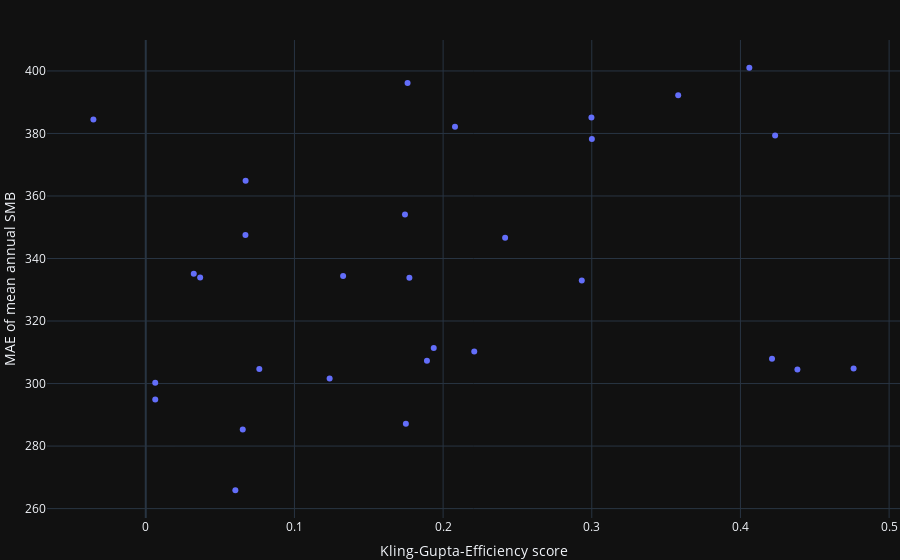

The notebook cell saved with this chart:
### Markdown cell above
Depending on your sample size and filter criteria, there might still be a large number of possible parameter sets. To identify the best sample, you can either apply further criteria (e.g. seasonal $\text{KGE}$ scores) or use visual methods.

### Code cell
import plotly.graph_objects as go
custom_text = [f'Index: {index}<br>KGE_Runoff: {KGE_Runoff}<br>MAE_SMB: {MAE_SMB}' for (index, KGE_Runoff, MAE_SMB) in
               zip(step4_samples.index, step4_samples['KGE_Runoff'], step4_samples['MAE_SMB'])]

# Create a 2D scatter plot with custom text
fig = go.Figure(data=go.Scatter(
    x=step4_samples['KGE_Runoff'],
    y=step4_samples['MAE_SMB'],
    mode='markers',
    text=custom_text, # Assign custom text to each step4_samples point
    hoverinfo='text',  # Show custom text when hovering
))

# Update layout
fig.update_layout(
    xaxis_title='Kling-Gupta-Efficiency score',
    yaxis_title='MAE of mean annual SMB',
    #title='2D Scatter Plot of like1 and like2 with parPCORR Color Ramp',
    margin=dict(l=0, r=0, b=0, t=40)  # Adjust margins for better visualization
)

# Show the plot
fig.show()

### Figure 1 — Plotly figure (JSON) as saved in the notebook; plotly's stock layout.template omitted (floating-point values rounded to 4 significant figures)
{"data": [{"hoverinfo": "text", "mode": "markers", "text": ["Index: 0<br>KGE_Runoff: 0.067147925<br>MAE_SMB: 364.85648", "Index: 1<br>KGE_Runoff: 0.06523656<br>MAE_SMB: 285.27676", "Index: 2<br>KGE_Runoff: 0.20799074<br>MAE_SMB: 382.161", "Index: 3<br>KGE_Runoff: 0.06705379<br>MAE_SMB: 347.49655", "Index: 4<br>KGE_Runoff: 0.40597734<br>MAE_SMB: 401.05444", "Index: 5<br>KGE_Runoff: 0.0063700713<br>MAE_SMB: 300.22382", "Index: 6<br>KGE_Runoff: 0.47610933<br>MAE_SMB: 304.7814", "Index: 7<br>KGE_Runoff: 0.12366654<br>MAE_SMB: 301.594", "Index: 8<br>KGE_Runoff: 0.4233316<br>MAE_SMB: 379.33945", "Index: 9<br>KGE_Runoff: 0.42124406<br>MAE_SMB: 307.92252", "Index: 10<br>KGE_Runoff: 0.2997681<br>MAE_SMB: 385.11087", "Index: 11<br>KGE_Runoff: 0.060250323<br>MAE_SMB: 265.83734", "Index: 12<br>KGE_Runoff: 0.24170497<br>MAE_SMB: 346.65445", "Index: 13<br>KGE_Runoff: -0.035228923<br>MAE_SMB: 384.50473", "Index: 14<br>KGE_Runoff: 0.03659054<br>MAE_SMB: 333.9158", "Index: 15<br>KGE_Runoff: 0.07637117<br>MAE_SMB: 304.64307", "Index: 16<br>KGE_Runoff: 0.1936986<br>MAE_SMB: 311.3485", "Index: 17<br>KGE_Runoff: 0.03228229<br>MAE_SMB: 335.13672", "Index: 18<br>KGE_Runoff: 0.2932821<br>MAE_SMB: 332.99377", "Index: 19<br>KGE_Runoff: 0.1760943<br>MAE_SMB: 396.1333", "Index: 20<br>KGE_Runoff: 0.13274859<br>MAE_SMB: 334.38397", "Index: 21<br>KGE_Runoff: 0.17434798<br>MAE_SMB: 354.06592", "Index: 22<br>KGE_Runoff: 0.30005878<br>MAE_SMB: 378.2011", "Index: 23<br>KGE_Runoff: 0.22095202<br>MAE_SMB: 310.27", "Index: 24<br>KGE_Runoff: 0.3581222<br>MAE_SMB: 392.21365", "Index: 25<br>KGE_Runoff: 0.18913108<br>MAE_SMB: 307.3274", "Index: 26<br>KGE_Runoff: 0.43831286<br>MAE_SMB: 304.47815", "Index: 27<br>KGE_Runoff: 0.17731467<br>MAE_SMB: 333.8566", "Index: 28<br>KGE_Runoff: 0.0063682683<br>MAE_SMB: 294.90335", "Index: 29<br>KGE_Runoff: 0.17495304<br>MAE_SMB: 287.12543"], "type": "scatter", "x": [0.06715, 0.06524, 0.208, 0.06705, 0.406, 0.00637, 0.4761, 0.1237, 0.4233, 0.4212, 0.2998, 0.06025, 0.2417, -0.03523, 0.03659, 0.07637, 0.1937, 0.03228, 0.2933, 0.1761, 0.1327, 0.1743, 0.3001, 0.221, 0.3581, 0.1891, 0.4383, 0.1773, 0.006368, 0.175], "y": [364.9, 285.3, 382.2, 347.5, 401.1, 300.2, 304.8, 301.6, 379.3, 307.9, 385.1, 265.8, 346.7, 384.5, 333.9, 304.6, 311.3, 335.1, 333.0, 396.1, 334.4, 354.1, 378.2, 310.3, 392.2, 307.3, 304.5, 333.9, 294.9, 287.1]}], "layout": {"margin": {"b": 0, "l": 0, "r": 0, "t": 40}, "xaxis": {"title": {"text": "Kling-Gupta-Efficiency score"}}, "yaxis": {"title": {"text": "MAE of mean annual SMB"}}}}
